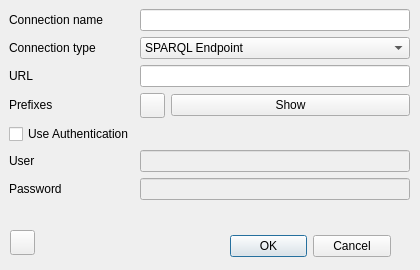
<?xml version="1.0" encoding="UTF-8"?>
<ui version="4.0">
 <class>Dialog</class>
 <widget class="QDialog" name="Dialog">
  <property name="geometry">
   <rect>
    <x>0</x>
    <y>0</y>
    <width>420</width>
    <height>270</height>
   </rect>
  </property>
  <property name="minimumSize">
   <size>
    <width>400</width>
    <height>270</height>
   </size>
  </property>
  <property name="maximumSize">
   <size>
    <width>16777215</width>
    <height>270</height>
   </size>
  </property>
  <property name="windowTitle">
   <string>Add New Connection</string>
  </property>
  <widget class="QDialogButtonBox" name="button_box">
   <property name="geometry">
    <rect>
     <x>230</x>
     <y>230</y>
     <width>161</width>
     <height>32</height>
    </rect>
   </property>
   <property name="locale">
    <locale language="English" country="UnitedStates"/>
   </property>
   <property name="orientation">
    <enum>Qt::Horizontal</enum>
   </property>
   <property name="standardButtons">
    <set>QDialogButtonBox::Cancel|QDialogButtonBox::Ok</set>
   </property>
  </widget>
  <widget class="QWidget" name="form_widget" native="true">
   <property name="geometry">
    <rect>
     <x>9</x>
     <y>9</y>
     <width>401</width>
     <height>211</height>
    </rect>
   </property>
   <layout class="QFormLayout" name="formLayout">
    <item row="0" column="0">
     <widget class="QLabel" name="name_label">
      <property name="text">
       <string>Connection name</string>
      </property>
     </widget>
    </item>
    <item row="0" column="1">
     <widget class="QLineEdit" name="name_input">
      <property name="toolTip">
       <string>Enter name here (cannot be empty)</string>
      </property>
      <property name="clearButtonEnabled">
       <bool>true</bool>
      </property>
     </widget>
    </item>
    <item row="1" column="0">
     <widget class="QLabel" name="type_label">
      <property name="text">
       <string>Connection type</string>
      </property>
     </widget>
    </item>
    <item row="1" column="1">
     <widget class="QComboBox" name="type_combo">
      <item>
       <property name="text">
        <string>SPARQL Endpoint</string>
       </property>
      </item>
      <item>
       <property name="text">
        <string>Local File</string>
       </property>
      </item>
     </widget>
    </item>
    <item row="2" column="0">
     <widget class="QLabel" name="url_label">
      <property name="text">
       <string>URL</string>
      </property>
     </widget>
    </item>
    <item row="2" column="1">
     <widget class="QLineEdit" name="url_input">
      <property name="toolTip">
       <string>Enter valid url here</string>
      </property>
      <property name="clearButtonEnabled">
       <bool>true</bool>
      </property>
     </widget>
    </item>
    <item row="3" column="0">
     <widget class="QLabel" name="prefix_label">
      <property name="text">
       <string>Prefixes</string>
      </property>
     </widget>
    </item>
    <item row="4" column="0">
     <widget class="QCheckBox" name="use_authentication_check">
      <property name="text">
       <string>Use Authentication</string>
      </property>
     </widget>
    </item>
    <item row="4" column="1">
     <widget class="QLabel" name="label">
      <property name="text">
       <string/>
      </property>
     </widget>
    </item>
    <item row="5" column="0">
     <widget class="QLabel" name="user_label">
      <property name="text">
       <string>User</string>
      </property>
     </widget>
    </item>
    <item row="5" column="1">
     <widget class="QLineEdit" name="user_input">
      <property name="enabled">
       <bool>false</bool>
      </property>
      <property name="toolTip">
       <string>Enter user here (cannot be empty)</string>
      </property>
      <property name="clearButtonEnabled">
       <bool>true</bool>
      </property>
     </widget>
    </item>
    <item row="6" column="0">
     <widget class="QLabel" name="password_label">
      <property name="text">
       <string>Password</string>
      </property>
     </widget>
    </item>
    <item row="6" column="1">
     <widget class="QgsPasswordLineEdit" name="password_input">
      <property name="enabled">
       <bool>false</bool>
      </property>
      <property name="toolTip">
       <string>Enter password here (cannot be empty)</string>
      </property>
      <property name="clearButtonEnabled">
       <bool>true</bool>
      </property>
     </widget>
    </item>
    <item row="3" column="1">
     <layout class="QHBoxLayout" name="prefix_layout">
      <item>
       <widget class="QPushButton" name="add_prefix_button">
        <property name="minimumSize">
         <size>
          <width>25</width>
          <height>25</height>
         </size>
        </property>
        <property name="maximumSize">
         <size>
          <width>25</width>
          <height>25</height>
         </size>
        </property>
        <property name="text">
         <string/>
        </property>
        <property name="icon">
         <iconset resource="resources.qrc">
          <normaloff>:/plugins/sc_qgis/add.png</normaloff>:/plugins/sc_qgis/add.png</iconset>
        </property>
       </widget>
      </item>
      <item>
       <widget class="QPushButton" name="show_prefixes_button">
        <property name="text">
         <string>Show</string>
        </property>
       </widget>
      </item>
     </layout>
    </item>
   </layout>
  </widget>
  <widget class="QPushButton" name="test_connection_button">
   <property name="geometry">
    <rect>
     <x>10</x>
     <y>230</y>
     <width>25</width>
     <height>25</height>
    </rect>
   </property>
   <property name="text">
    <string/>
   </property>
   <property name="icon">
    <iconset resource="resources.qrc">
     <normaloff>:/plugins/sc_qgis/test.png</normaloff>:/plugins/sc_qgis/test.png</iconset>
   </property>
   <property name="iconSize">
    <size>
     <width>20</width>
     <height>20</height>
    </size>
   </property>
   <property name="autoDefault">
    <bool>true</bool>
   </property>
   <property name="flat">
    <bool>false</bool>
   </property>
  </widget>
 </widget>
 <customwidgets>
  <customwidget>
   <class>QgsPasswordLineEdit</class>
   <extends>QLineEdit</extends>
   <header>qgspasswordlineedit.h</header>
  </customwidget>
 </customwidgets>
 <tabstops>
  <tabstop>name_input</tabstop>
  <tabstop>type_combo</tabstop>
  <tabstop>url_input</tabstop>
  <tabstop>add_prefix_button</tabstop>
  <tabstop>show_prefixes_button</tabstop>
  <tabstop>use_authentication_check</tabstop>
  <tabstop>user_input</tabstop>
  <tabstop>password_input</tabstop>
  <tabstop>test_connection_button</tabstop>
 </tabstops>
 <resources>
  <include location="resources.qrc"/>
 </resources>
 <connections>
  <connection>
   <sender>button_box</sender>
   <signal>accepted()</signal>
   <receiver>Dialog</receiver>
   <slot>accept()</slot>
   <hints>
    <hint type="sourcelabel">
     <x>248</x>
     <y>254</y>
    </hint>
    <hint type="destinationlabel">
     <x>157</x>
     <y>274</y>
    </hint>
   </hints>
  </connection>
  <connection>
   <sender>button_box</sender>
   <signal>rejected()</signal>
   <receiver>Dialog</receiver>
   <slot>reject()</slot>
   <hints>
    <hint type="sourcelabel">
     <x>316</x>
     <y>260</y>
    </hint>
    <hint type="destinationlabel">
     <x>286</x>
     <y>274</y>
    </hint>
   </hints>
  </connection>
 </connections>
</ui>
